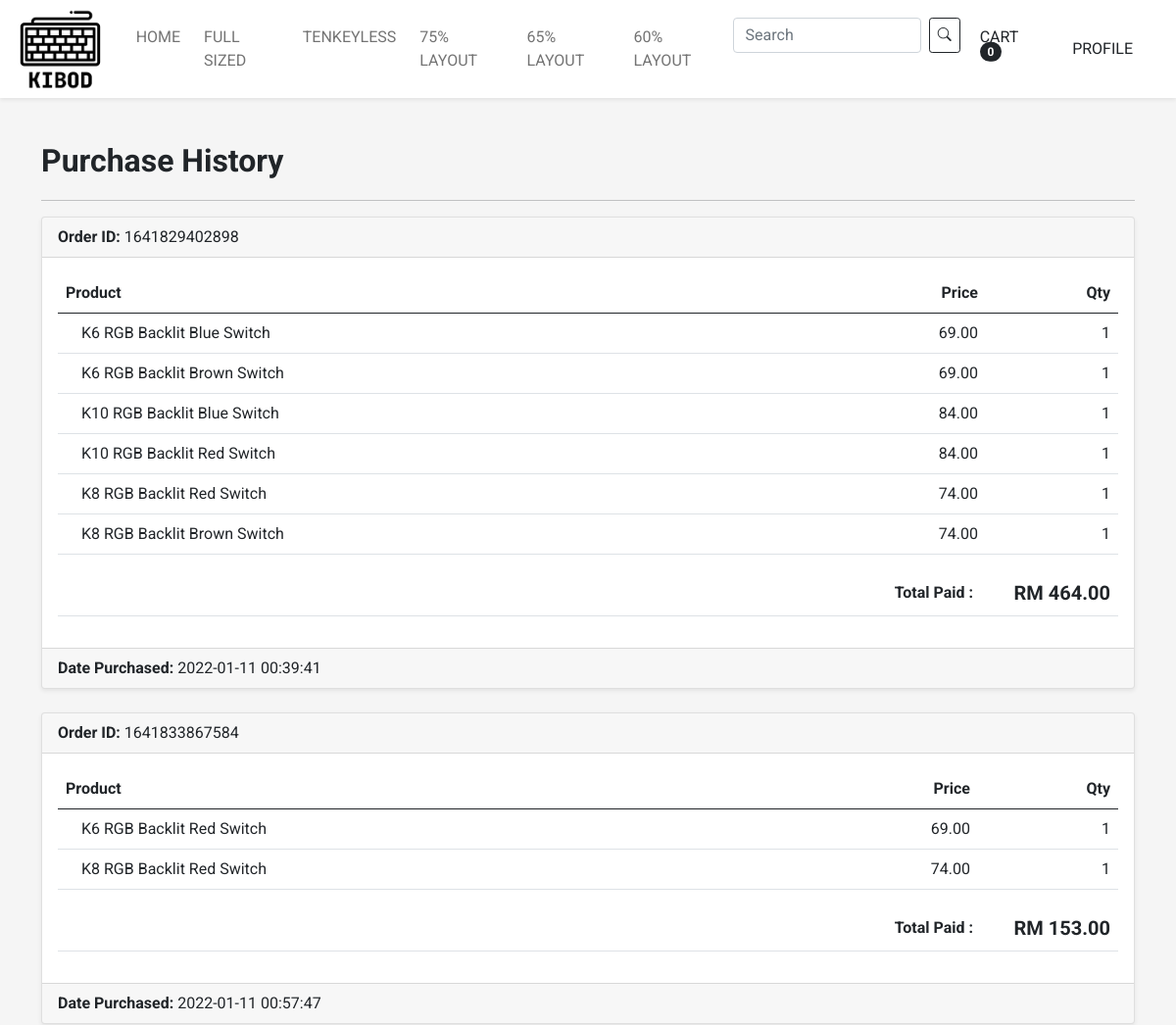
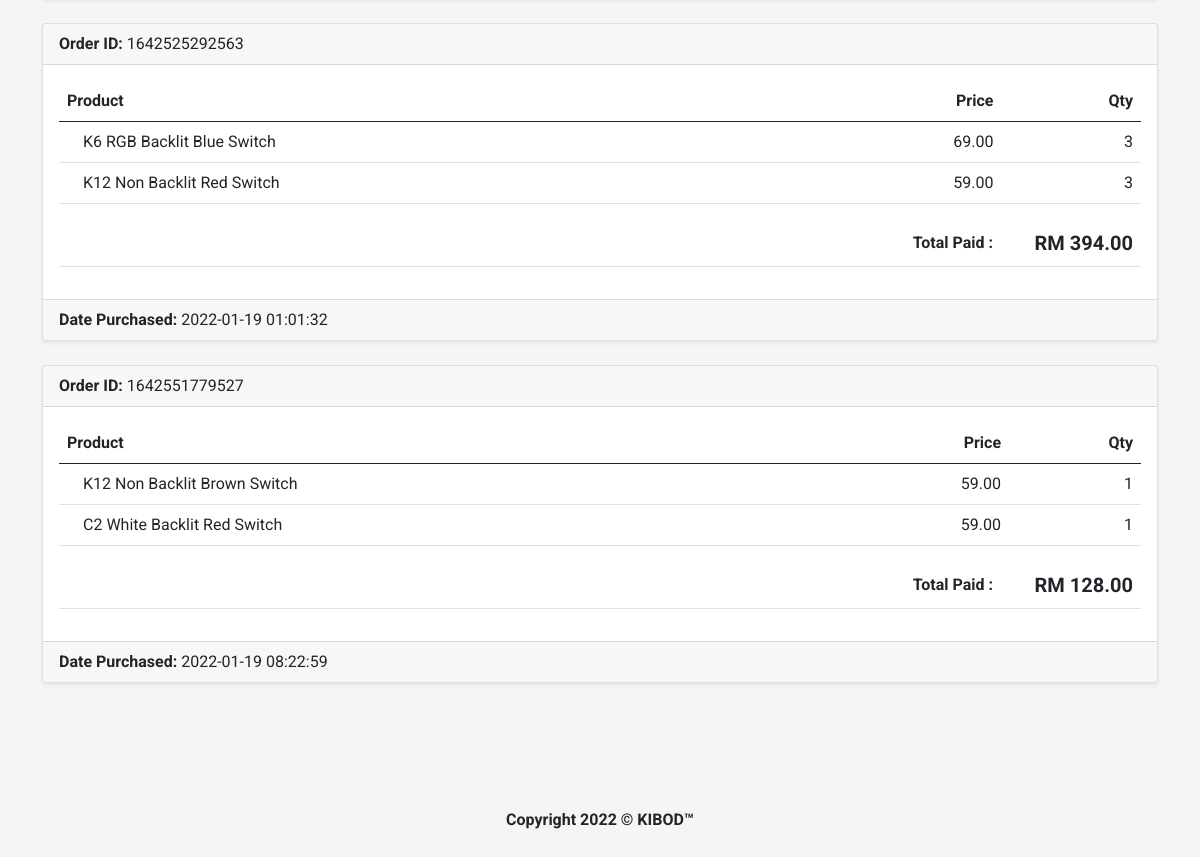
Page /history.php (signed in) on the committed database (2 pictures, top to bottom).
### tables this page shows
CREATE TABLE IF NOT EXISTS `order_history` (
  `order_id` varchar(50) NOT NULL DEFAULT '',
  `username` varchar(50) DEFAULT NULL,
  `products` json DEFAULT NULL,
  `date_created` datetime DEFAULT CURRENT_TIMESTAMP,
  PRIMARY KEY (`order_id`),
  KEY `FK__user` (`username`),
  CONSTRAINT `FK__user` FOREIGN KEY (`username`) REFERENCES `user` (`username`)
);

### model/user.php (called while the page is built, shortened)
<?php
class User
{
    function getPurchaseHistory($username)
    {
        $conn = new mysqli(DB_HOST, DB_USER, DB_PASSWORD, DB_DATABASE);
        $sql = "SELECT * FROM order_history WHERE username = '$username'";
        $result = $conn->query($sql);
        if ($result->num_rows > 0) {
            $order_list = array();
            foreach ($result as $order) {
                $order_list[] = $order;
            }
            return $order_list;
        } else {
            $conn->close();
            return "0 results";
        }
    }
}

### history.php (the view, shortened to what this page needs)
<?php
include('templates/header.php');
require_once('model/user.php');
$user = new User();
$history = $user->getPurchaseHistory($_SESSION['username']);
$total_price = 0;
?>
<div class="container" style="margin-top: 140px;">
    <div class="row">
        <div class="col">
            <span class="fs-2 fw-bold">Purchase History</span>
            <hr>
            <?php
            foreach ($history as $purchase) {
                $product = json_decode($purchase['products'], true);
            ?>
                <div class="card shadow-sm mb-4">
                    <div class="card-header">
                        <b>Order ID: </b><?= $purchase['order_id'] ?>
                    </div>
                    <div class="card-body">
                        <table class="table">
                            <tbody>
                                <thead>
                                    <tr>
                                        <th scope="col" colspan="2">Product</th>
                                        <th scope="col" class="text-end">Price</th>
                                        <th scope="col" class="text-end">Qty</th>
                                    </tr>
                                </thead>
                                <?php foreach ($product as $product_id) {
                                    foreach ($product_id as $item) { ?>
                                        <tr>
                                            <td style="width:1px"><img src="<?= $item['image'] ?>" alt="" height="80px"></td>
                                            <td class="align-middle text-left">
                                                <a href="product-detail.php?id=<?= key($product_id) ?>" class="text-decoration-none text-dark"><?= $item['name'] ?></a>
                                            </td>
                                            <td class="align-middle text-end"><?= $item['price'] ?>.00</td>
                                            <td class="align-middle text-end">
                                                <?= $item['qty'] ?>
                                            </td>
                                        </tr>
                                <?php
                                        $total_price += ($item['price'] * $item['qty']);
                                    }
                                }
                                ?>
                            </tbody>
                        </table>
                        <table class="table">
                            <tbody>
                                <tr>
                                    <td class="align-middle fw-bold text-end">Total Paid : </td>
                                    <td class="align-middle text-end" style="width: 140px;"><span class="fw-bold fs-5"> RM <?= $total_price += 10 ?>.00</td>
                                </tr>
                            </tbody>
                        </table>
                    </div>
                    <div class="card-footer">
                        <b>Date Purchased: </b><?= $purchase['date_created'] ?>
                    </div>
                </div>
            <?php
                $total_price = 0;
            } ?>
        </div>
    </div>
</div>
<?php include('templates/footer.php') ?>

### css/style.css (style rules this page uses)
* { font-family: "Roboto"; box-sizing : border-box }
body { margin : 0; background-color: whitesmoke }

### rows in the picture
order_history: order_id "1641829402898", name "K6 RGB Backlit Blue Switch", price "69", qty "1", name "K6 RGB Backlit Brown Switch", name "K10 RGB Backlit Blue Switch", price "84", name "K10 RGB Backlit Red Switch", name "K8 RGB Backlit Red Switch", price "74", name "K8 RGB Backlit Brown Switch", total_price "464", date_created "2022-01-11 00:39:41"
order_history: order_id "1641833867584", name "K6 RGB Backlit Red Switch", price "69", qty "1", name "K8 RGB Backlit Red Switch", price "74", total_price "153", date_created "2022-01-11 00:57:47"
order_history: order_id "1642525292563", name "K6 RGB Backlit Blue Switch", price "69", qty "3", name "K12 Non Backlit Red Switch", price "59", total_price "394", date_created "2022-01-19 01:01:32"
order_history: order_id "1642551779527", name "K12 Non Backlit Brown Switch", price "59", qty "1", name "C2 White Backlit Red Switch", total_price "128", date_created "2022-01-19 08:22:59"

### other values in the picture
$totalQty "0"
